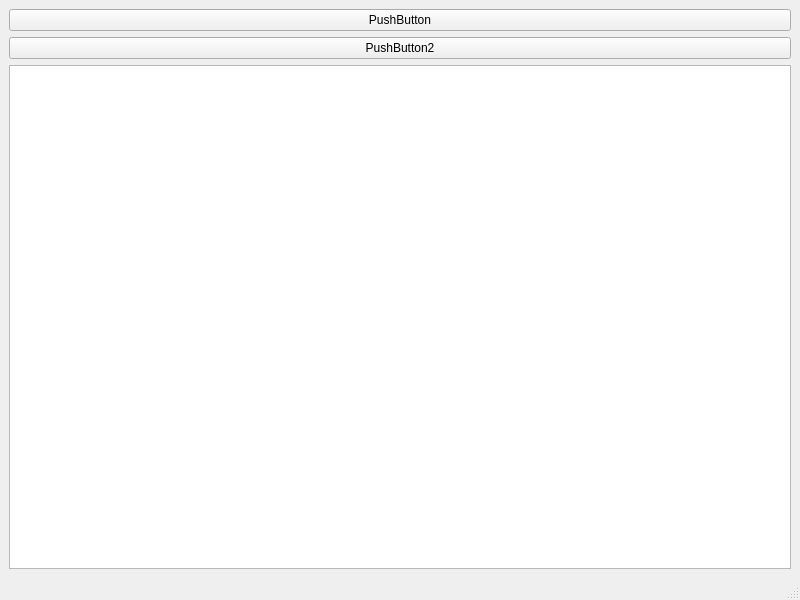
<?xml version="1.0" encoding="UTF-8"?>
<ui version="4.0">
 <class>MainWindow</class>
 <widget class="QMainWindow" name="MainWindow">
  <property name="geometry">
   <rect>
    <x>0</x>
    <y>0</y>
    <width>800</width>
    <height>600</height>
   </rect>
  </property>
  <property name="windowTitle">
   <string>MainWindow</string>
  </property>
  <widget class="QWidget" name="centralwidget">
   <layout class="QVBoxLayout" name="verticalLayout">
    <item>
     <widget class="QPushButton" name="pushButton">
      <property name="text">
       <string>PushButton</string>
      </property>
     </widget>
    </item>
    <item>
     <widget class="QPushButton" name="pushButton_2">
      <property name="text">
       <string>PushButton2</string>
      </property>
     </widget>
    </item>
    <item>
     <widget class="QTableView" name="tableView">
      <property name="showGrid">
       <bool>false</bool>
      </property>
      <property name="gridStyle">
       <enum>Qt::NoPen</enum>
      </property>
      <property name="sortingEnabled">
       <bool>true</bool>
      </property>
     </widget>
    </item>
   </layout>
  </widget>
  <widget class="QMenuBar" name="menubar">
   <property name="geometry">
    <rect>
     <x>0</x>
     <y>0</y>
     <width>800</width>
     <height>22</height>
    </rect>
   </property>
  </widget>
  <widget class="QStatusBar" name="statusbar"/>
 </widget>
 <resources/>
 <connections/>
</ui>
